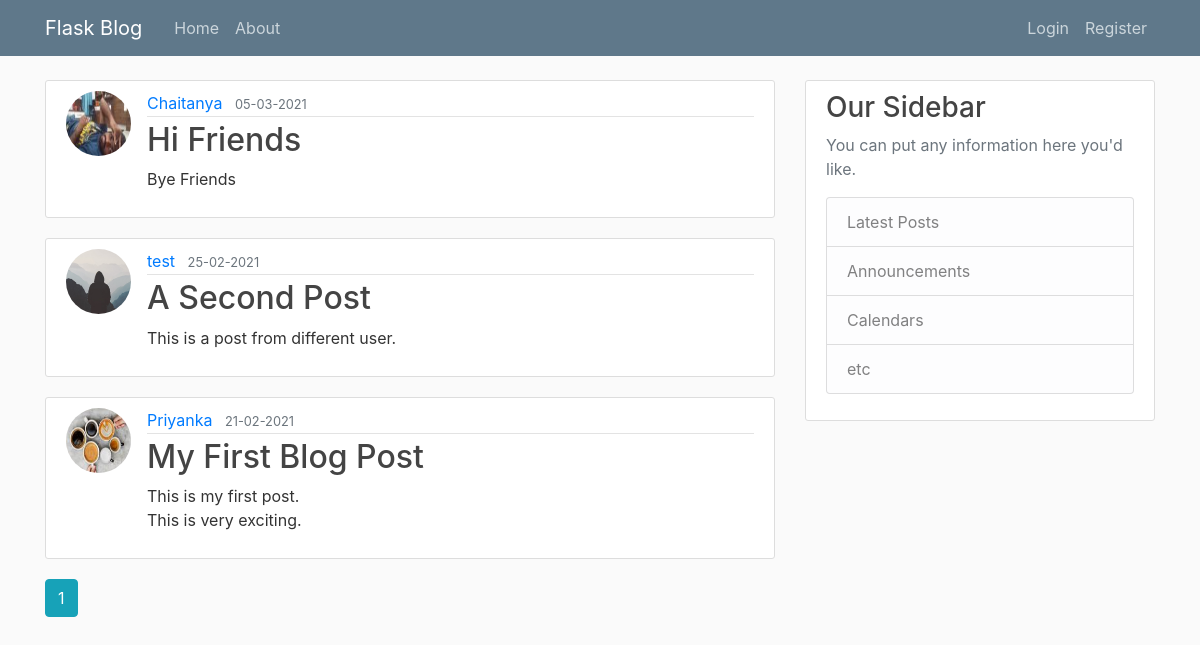
The page /home on the database its author committed.
### flaskblog/models.py (models this page shows, shortened)
class Post(db.Model):
	id = db.Column(db.Integer, primary_key=True)
	title = db.Column(db.String(100),nullable=False)
	date_posted = db.Column(db.DateTime, nullable=False, default = datetime.utcnow)
	content = db.Column(db.Text, nullable=False)
	user_id = db.Column(db.Integer, db.ForeignKey('user.id'), nullable=False)

class User(db.Model, UserMixin):
	id = db.Column(db.Integer, primary_key=True)
	username = db.Column(db.String(20), unique=True, nullable=False)
	email = db.Column(db.String(120), unique=True, nullable=False)
	image_file = db.Column(db.String(20), nullable=False, default = 'default.jpg')
	password = db.Column(db.String(60), nullable=False)
	posts = db.relationship('Post', backref='author', lazy = True)

### flaskblog/main/routes.py (the view)
@main.route("/")
@main.route("/home")
def home():
	page = request.args.get('page', 1, type=int)
	posts=Post.query.order_by(Post.date_posted.desc()).paginate(page=page, per_page=5)
	return render_template('home.html',posts=posts)

### flaskblog/templates/home.html
{% extends "layout.html" %}
{% block content %}
	{% for post in posts.items %}
			<article class="media content-section">
				<img class="rounded-circle article-img" src="{{ url_for('static', filename='profile_pics/'+post.author.image_file) }}">
			  <div class="media-body">
			    <div class="article-metadata">
			      <a class="mr-2" href="{{ url_for('users.user_posts', username=post.author.username) }}">{{ post.author.username }}</a>
			      <small class="text-muted">{{ post.date_posted.strftime('%d-%m-%Y') }}</small>
			    </div>
			    <h2><a class="article-title" href="{{ url_for('posts.post', post_id=post.id) }}">{{ post.title }}</a></h2>
			    <p class="article-content">{{ post.content }}</p>
			  </div>
			</article>
	{% endfor %}
	{% for page_num in posts.iter_pages(left_edge=1, right_edge=1, left_current=1, right_current=2) %}
		{% if page_num %}
			{% if posts.page == page_num %}
				<a class="btn btn-info mb-4" href="{{ url_for('main.home', page=page_num) }}">{{ page_num }}</a>
			{% else %}
				<a class="btn btn-outline-info mb-4" href="{{ url_for('main.home', page=page_num) }}">{{ page_num }}</a>
			{% endif %}
		{% else %}
			...
		{% endif %}
	{% endfor %}
{% endblock content %}

### flaskblog/templates/layout.html (shortened to what this page needs)
<!DOCTYPE html>
<html>
<head>
    <link rel="stylesheet" href="https://maxcdn.bootstrapcdn.com/bootstrap/4.0.0/css/bootstrap.min.css">
    <link rel="stylesheet"  type="text/css" href="{{ url_for('static', filename='main.css') }}">
</head>
<body>
		<header class="site-header">
		  <nav class="navbar navbar-expand-md navbar-dark bg-steel fixed-top">
		    <div class="container">
		      <a class="navbar-brand mr-4" href="/">Flask Blog</a>
		      <div class="collapse navbar-collapse" id="navbarToggle">
		        <div class="navbar-nav mr-auto">
		          <a class="nav-item nav-link" href="{{ url_for('main.home') }}">Home</a>
		          <a class="nav-item nav-link" href="{{ url_for('main.about') }}">About</a>
		        </div>
		        <div class="navbar-nav">
		        	{% if current_user.is_authenticated %}
		        		<a class="nav-item nav-link" href="{{ url_for('posts.new_post') }}">New Post</a>
		        		<a class="nav-item nav-link" href="{{ url_for('users.account') }}">Account</a>
		        	   	<a class="nav-item nav-link" href="{{ url_for('users.logout') }}">Logout</a>
		        	{% else %}
				        <a class="nav-item nav-link" href="/login">Login</a>
				        <a class="nav-item nav-link" href="/register">Register</a>
			        {% endif %}
		        </div>
		      </div>
		    </div>
		  </nav>
		</header>
		<main role="main" class="container">
		  <div class="row">
		    <div class="col-md-8">
		      {% block content %}{% endblock %}
		    </div>
		    <div class="col-md-4">
		      <div class="content-section">
		        <h3>Our Sidebar</h3>
		        <p class='text-muted'>You can put any information here you'd like.
		          <ul class="list-group">
		            <li class="list-group-item list-group-item-light">Latest Posts</li>
		            <li class="list-group-item list-group-item-light">Announcements</li>
		            <li class="list-group-item list-group-item-light">Calendars</li>
		            <li class="list-group-item list-group-item-light">etc</li>
		          </ul>
		        </p>
		      </div>
		    </div>
		  </div>
		</main>
</body>
</html>

### flaskblog/static/main.css (style rules this page uses)
body { background: #fafafa; color: #333333; margin-top: 5rem; }
h1, h2, h3, h4, h5, h6 { color: #444444; }
.bg-steel { background-color: #5f788a; }
.site-header .navbar-nav .nav-link { color: #cbd5db; }
.content-section { background: #ffffff; padding: 10px 20px; border: 1px solid #dddddd; border-radius: 3px; margin-bottom: 20px; }
.article-title { color: #444444; }
.article-content { white-space: pre-line; }
.article-img { height: 65px; width: 65px; margin-right: 16px; }
.article-metadata { padding-bottom: 1px; margin-bottom: 4px; border-bottom: 1px solid #e3e3e3 }

### rows shown on the page
Post: image_file (picture), author.username "Chaitanya", date_posted "05-03-2021", title "Hi Friends", content "Bye Friends"
Post: image_file (placeholder picture), author.username "test", date_posted "25-02-2021", title "A Second Post", content "This is a post from different user."
Post: image_file (picture), author.username "Priyanka", date_posted "21-02-2021", title "My First Blog Post", content "This is my first post. This is very exciting."

### other values the page prints
{{ page_num }} "1"
